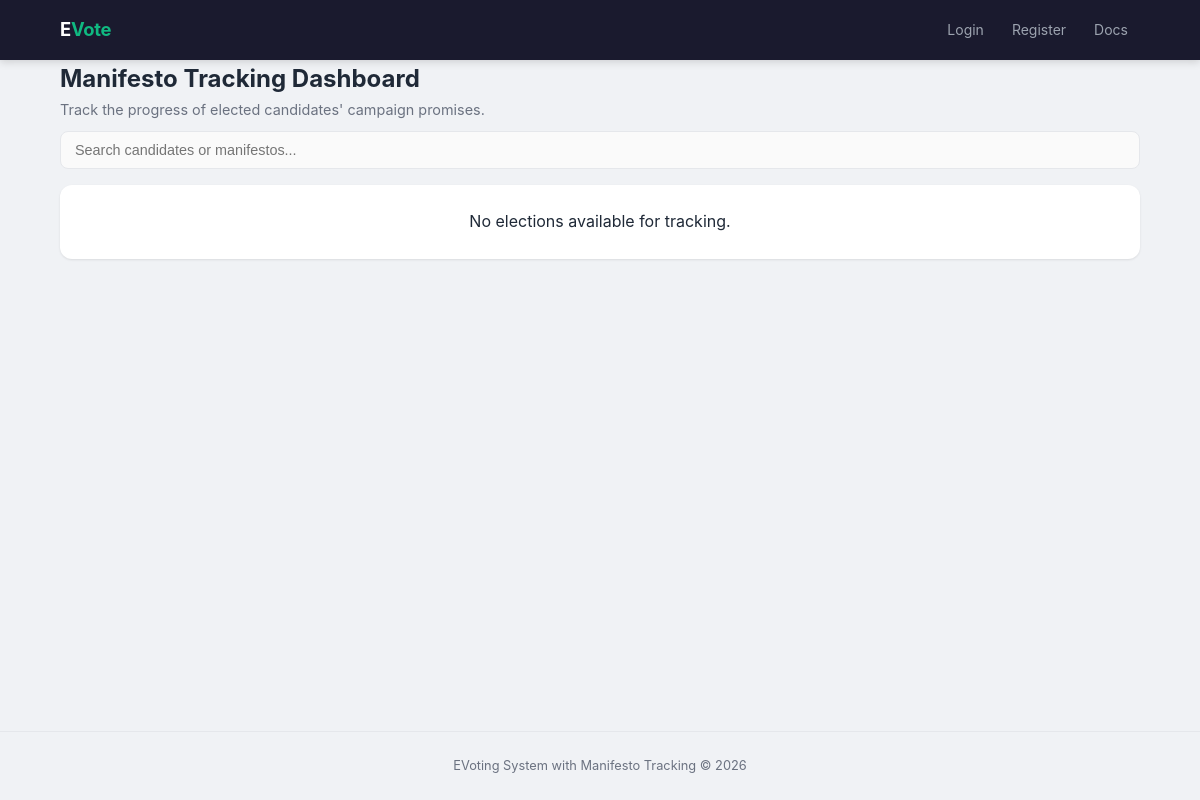
Before: /tracking/21/ with the older database file.
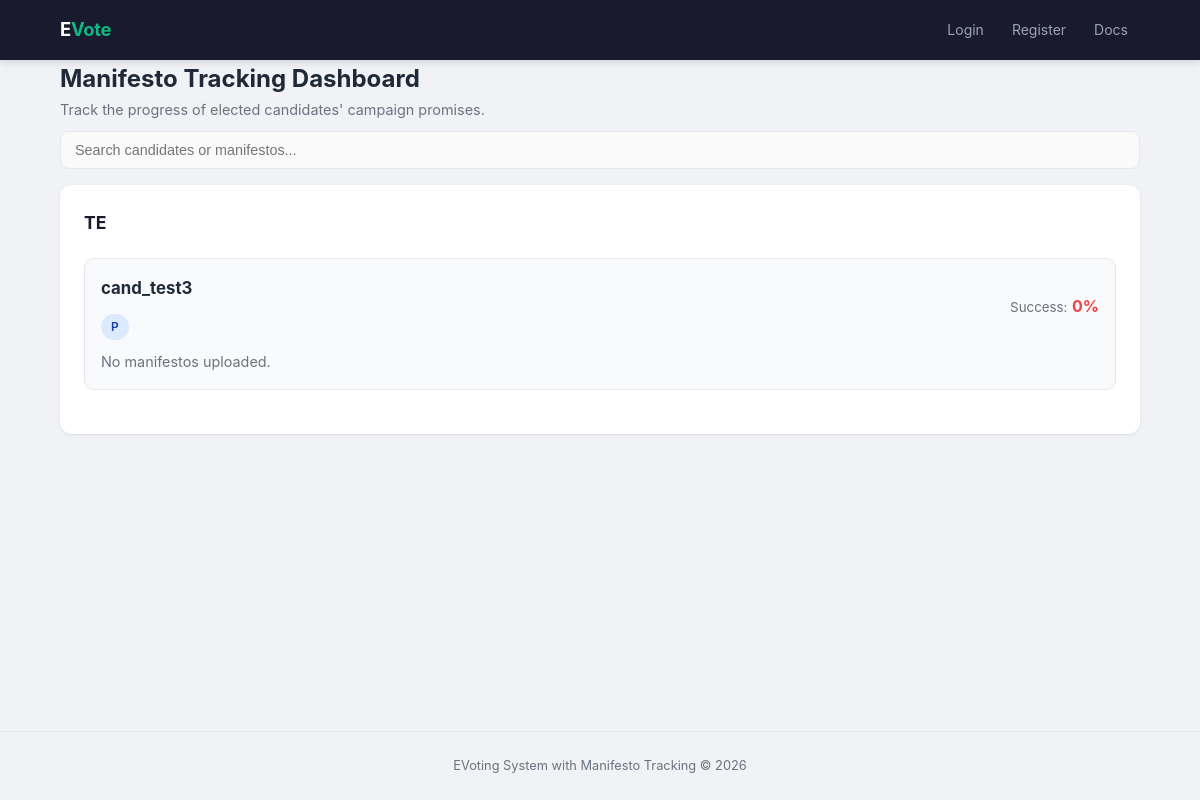
After: the same page with the newer database file.
### core/models.py (models this page shows, shortened)
class Election(models.Model):
    title = models.CharField(max_length=200)
    description = models.TextField(blank=True)
    start_date = models.DateTimeField()
    end_date = models.DateTimeField()
    is_active = models.BooleanField(default=False)
    created_at = models.DateTimeField(auto_now_add=True)
    class Meta:
        ordering = ['-created_at']

class Candidate(models.Model):
    APPROVAL_STATUS = [
        ('pending', 'Pending'),
        ('approved', 'Approved'),
        ('rejected', 'Rejected'),
    ]
    user = models.OneToOneField(User, on_delete=models.CASCADE, related_name='candidate_profile')
    position = models.ForeignKey(Position, on_delete=models.SET_NULL, null=True, related_name='candidates')
    election = models.ForeignKey(Election, on_delete=models.CASCADE, related_name='candidates')
    bio = models.TextField(blank=True)
    photo = models.URLField(blank=True, help_text='URL to candidate photo')
    is_approved = models.BooleanField(default=False)
    approval_status = models.CharField(max_length=20, choices=APPROVAL_STATUS, default='pending')
    rejection_reason = models.TextField(blank=True)
    created_at = models.DateTimeField(auto_now_add=True)
    class Meta:
        ordering = ['position__order', 'user__username']
    @property
    def success_rate(self):
        total = Manifesto.objects.filter(candidate=self).count()
        if total == 0:
            return 0
        completed = ManifestoUpdate.objects.filter(
            manifesto__candidate=self, status='completed'
        ).values('manifesto').distinct().count()
        return round((completed / total) * 100, 1)
    @property
    def avg_rating(self):
        from django.db.models import Avg
        result = ManifestoRating.objects.filter(manifesto__candidate=self).aggregate(avg=Avg('rating'))
        return round(result['avg'], 1) if result['avg'] else 0

class User(AbstractUser):
    ROLE_CHOICES = (
        ('voter', 'Voter'),
        ('candidate', 'Candidate'),
        ('admin', 'Admin'),
    )
    role = models.CharField(max_length=20, choices=ROLE_CHOICES, default='voter')
    is_verified = models.BooleanField(default=False)
    student_id = models.CharField(max_length=50, unique=True, null=True, blank=True)

class Position(models.Model):
    election = models.ForeignKey(Election, on_delete=models.CASCADE, related_name='positions')
    title = models.CharField(max_length=200)
    description = models.TextField(blank=True)
    max_votes = models.IntegerField(default=1)
    order = models.IntegerField(default=0)
    class Meta:
        ordering = ['order']

### core/views.py (the view, shortened to what this page needs)
# urls.py: path('tracking/', views.manifesto_tracking,                   # Manifesto tracking dashboard
def manifesto_tracking(request, election_id=None):
    if election_id:
        elections = Election.objects.filter(id=election_id)
    else:
        elections = Election.objects.all()
    tracking_data = []
    for election in elections:
        candidates = Candidate.objects.filter(election=election, is_approved=True)
        candidates_data = []
        for c in candidates:
            manifestos = Manifesto.objects.filter(candidate=c)
            manifestos_data = []
            candidates_data.append({'candidate': c, 'manifestos': manifestos_data})
        tracking_data.append({'election': election, 'candidates': candidates_data})
    return render(request, 'core/manifesto_tracking.html', {'tracking_data': tracking_data})

### core/templates/core/manifesto_tracking.html (shortened to what the changed rows need)
{% extends "core/base.html" %}
{% block content %}
<div class="flex justify-between flex-wrap mb-10">
    <div>
        <h2>Manifesto Tracking Dashboard</h2>
    </div>
</div>
{% for td in tracking_data %}
    <div class="card">
        <h3>{{ td.election.title }}</h3>
        {% for cd in td.candidates %}
            <div class="tracking-candidate" style="margin: 20px 0; padding: 16px; background: #f8fafc; border-radius: 10px; border:1px solid var(--border);">
                <div class="flex justify-between flex-wrap">
                    <div>
                        <h4 style="font-size:1.05rem;">{{ cd.candidate.user.get_full_name|default:cd.candidate.user.username }}</h4>
                        <span class="badge badge-info">{{ cd.candidate.position.title }}</span>
                    </div>
                    <div style="text-align:right;">
                        <small style="color:var(--text-muted);">Success:</small>
                        <strong style="
                            {% if cd.candidate.success_rate >= 70 %}color:var(--success);
                            {% elif cd.candidate.success_rate >= 40 %}color:var(--warning);
                            {% else %}color:var(--danger);{% endif %}">
                            {{ cd.candidate.success_rate }}%
                        </strong>
                    </div>
                </div>
                {% if cd.manifestos %}
                    <div style="overflow-x:auto; margin-top:12px;">
                        <table>
                            <tr>
                                <th>Promise</th>
                                <th>Category</th>
                                <th>Status</th>
                                <th>Rating</th>
                                <th>Action</th>
                            </tr>
                            {% for md in cd.manifestos %}
                                <tr class="manifesto-track-row">
                                    <td><strong>{{ md.manifesto.title }}</strong></td>
                                    <td>
                                        {% for cat in md.manifesto.categories.all %}
                                            <span class="badge badge-info">{{ cat.name }}</span>
                                        {% empty %}
                                            <span class="badge badge-warning">Uncategorized</span>
                                        {% endfor %}
                                    </td>
                                    <td>
                                        <span class="badge
                                            {% if md.latest_status == 'Completed' %}badge-success
                                            {% elif md.latest_status == 'In Progress' %}badge-info
                                            {% elif md.latest_status == 'Delayed' %}badge-danger
                                            {% else %}badge-warning{% endif %}">
                                            {{ md.latest_status }}
                                        </span>
                                    </td>
                                    <td>
                                        {% if md.avg_rating > 0 %}
                                            <span style="font-size:0.85rem;">
                                                {% for i in "12345"|make_list %}
                                                    {% if forloop.counter <= md.avg_rating %}⭐{% endif %}
                                                {% endfor %}
                                            </span>
                                            <br><small style="font-size:0.7rem; color:var(--text-muted);">{{ md.avg_rating }}/5 ({{ md.rating_count }})</small>
                                        {% else %}
                                            <small style="color:var(--text-muted);">Unrated</small>
                                        {% endif %}
                                    </td>
                                    <td>
                                        <div class="flex gap-sm">
                                            <a href="{% url 'manifesto_updates' md.manifesto.id %}" class="btn btn-sm">Updates</a>
                                            {% if user.is_authenticated and user.role == 'voter' %}
                                                <button onclick="showRatingForm({{ md.manifesto.id }}, '{{ md.manifesto.title|escapejs }}')" class="btn btn-sm btn-warning">Rate</button>
                                            {% endif %}
                                        </div>
                                    </td>
                                </tr>
                            {% endfor %}
                        </table>
                    </div>
                {% else %}
                    <p class="mt-10" style="color:var(--text-muted); font-size:0.9rem;">No manifestos uploaded.</p>
                {% endif %}
            </div>
        {% empty %}
            <p style="color:var(--text-muted);">No candidates in this election.</p>
        {% endfor %}
    </div>
{% empty %}
    <div class="card text-center">
        <p>No elections available for tracking.</p>
    </div>
{% endfor %}
{% endblock %}

Changed rows visible on the page:
added Election: election "TE"
added Candidate: candidate.user.get_full_name "cand_test3", candidate.position "P", candidate.success_rate "0"
Other visible differences:
text no longer shown: "No elections available for tracking."
